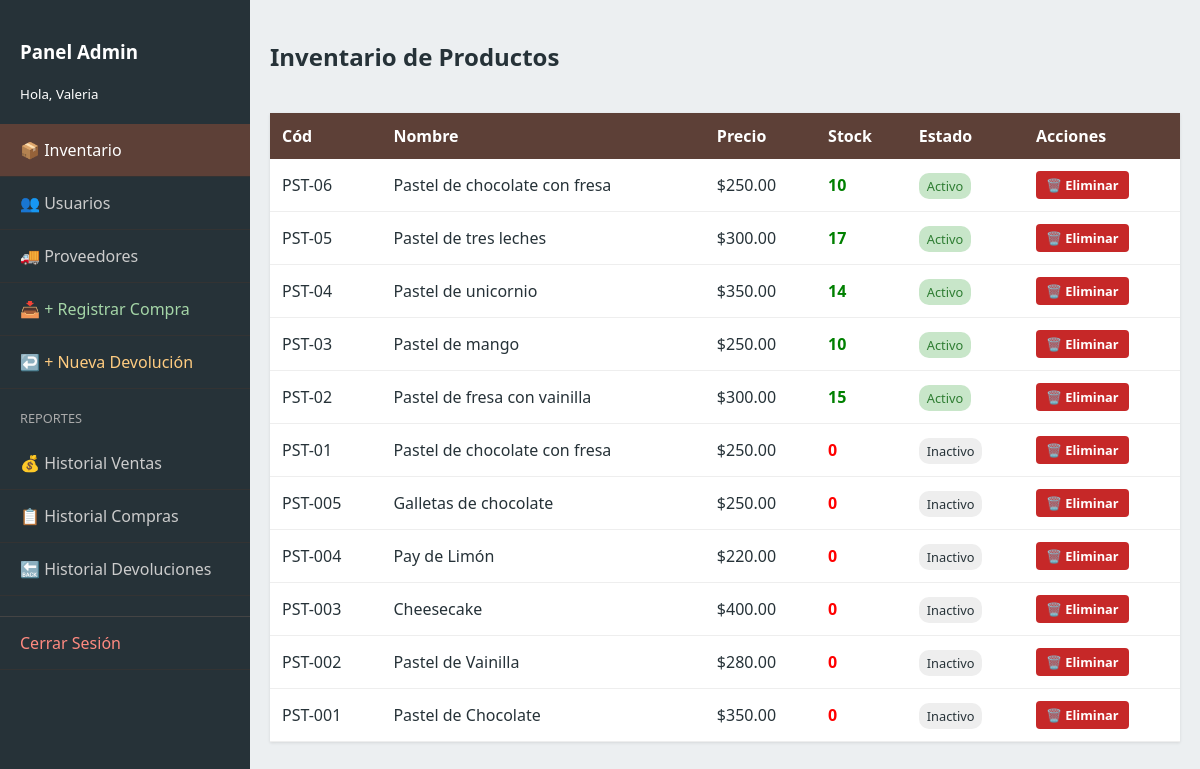
The page /admin.php (signed in) on the database its author committed.
### tables this page shows
CREATE TABLE `items` (
  `id` int(10) UNSIGNED NOT NULL,
  `codigo` varchar(50) NOT NULL,
  `nombre` varchar(150) NOT NULL,
  `descripcion` text DEFAULT NULL,
  `precio` decimal(10,2) NOT NULL,
  `id_proveedor` int(10) UNSIGNED DEFAULT NULL,
  `activo` tinyint(1) NOT NULL DEFAULT 1,
  `creado_en` timestamp NOT NULL DEFAULT current_timestamp(),
  `imagen` varchar(255) DEFAULT 'default.png'
);

### admin.php (the view, shortened to what this page needs)
<?php
require 'db.php';
$sql = "SELECT i.*, IFNULL(e.cantidad, 0) as stock
        FROM items i
        LEFT JOIN existencias e ON i.id = e.id_item
        ORDER BY i.id DESC";
$items = $conn->query($sql);
?>
<!DOCTYPE html>
<html lang="es">
<head>
    <link rel="stylesheet" href="styles.css">
</head>
<body>
    <div class="admin-layout">
        <nav class="sidebar">
            <div style="padding: 20px;">
                <h3>Panel Admin</h3>
                <small>Hola, <?php echo htmlspecialchars($_SESSION['user_name']); ?></small>
            </div>
            <div class="menu">
                <a href="admin.php" class="active">📦 Inventario</a>
                <a href="admin_usuarios.php">👥 Usuarios</a>
                <a href="admin_proveedores.php">🚚 Proveedores</a>
                <a href="admin_compras.php" style="color:#A5D6A7;">📥 + Registrar Compra</a>
                <a href="admin_devoluciones.php" style="color:#FFCC80;">↩️ + Nueva Devolución</a>
                <div style="padding:10px 20px; color:#aaa; font-size:0.8rem; margin-top:10px;">REPORTES</div>
                <a href="admin_reporte_ventas.php">💰 Historial Ventas</a>
                <a href="admin_historial_compras.php">📋 Historial Compras</a>
                <a href="admin_historial_devoluciones.php">🔙 Historial Devoluciones</a>
                <a href="logout.php" style="border-top: 1px solid #444; color: #ff8a80; margin-top:20px;">Cerrar Sesión</a>
            </div>
        </nav>
        <main class="admin-content">
            <div style="display:flex; justify-content:space-between; align-items:center; margin-bottom:20px;">
                <h2>Inventario de Productos</h2>
            </div>
            <table class="admin-table">
                <thead>
                    <tr>
                        <th>Cód</th>
                        <th>Nombre</th>
                        <th>Precio</th>
                        <th>Stock</th>
                        <th>Estado</th>
                        <th>Acciones</th> </tr>
                </thead>
                <tbody>
                    <?php while($row = $items->fetch_assoc()): ?>
                    <tr>
                        <td><?= $row['codigo'] ?></td>
                        <td><?= $row['nombre'] ?></td>
                        <td>$<?= number_format($row['precio'], 2) ?></td>
                        <td style="font-weight:bold; color: <?= $row['stock'] > 0 ? 'green':'red' ?>"><?= $row['stock'] ?></td>
                        <td><?= $row['activo'] ? '<span class="badge badge-active">Activo</span>' : '<span class="badge">Inactivo</span>' ?></td>
                        <td>
                            <a href="backend_delete_product.php?id=<?= $row['id'] ?>"
                               class="btn btn-danger"
                               style="padding: 5px 10px; font-size: 0.8rem;"
                               onclick="return confirm('¿Estás seguro de ELIMINAR este producto?\n\nSe borrará todo su historial de ventas y compras.')">
                               🗑️ Eliminar
                            </a>
                        </td>
                    </tr>
                    <?php endwhile; ?>
                </tbody>
            </table>
        </main>
    </div>
</body>
</html>

### styles.css (style rules this page uses)
:root { --primary: #5D4037; --secondary: #D7CCC8; --accent: #2E7D32; --danger: #C62828; --dark: #263238; --light: #ECEFF1; --white: #ffffff; }
* { box-sizing: border-box; }
body { font-family: 'Segoe UI', sans-serif; background: var(--light); margin: 0; color: var(--dark); }
.btn { border: none; padding: 10px 15px; border-radius: 4px; cursor: pointer; font-weight: bold; color: white; transition: 0.2s; text-decoration: none; display: inline-block; }
.btn-danger { background: var(--danger); }
.badge { padding: 4px 8px; border-radius: 10px; font-size: 0.8rem; background: #eee; }
.badge-active { background: #C8E6C9; color: #2E7D32; }
.admin-layout { display: flex; height: 100vh; overflow: hidden; }
.sidebar { width: 250px; background: var(--dark); color: white; display: flex; flex-direction: column; }
.menu a { display: block; padding: 15px 20px; color: #ccc; text-decoration: none; border-bottom: 1px solid #333; }
.menu a:hover, .menu a.active { background: var(--primary); color: white; }
.admin-content { flex: 1; padding: 20px; overflow-y: auto; }
table.admin-table { width: 100%; border-collapse: collapse; background: white; box-shadow: 0 1px 3px rgba(0,0,0,0.1); }
table.admin-table th { background: var(--primary); color: white; padding: 12px; text-align: left; }
table.admin-table td { padding: 12px; border-bottom: 1px solid #eee; }

### rows shown on the page
items: codigo "PST-06", nombre "Pastel de chocolate con fresa", precio "250.00", stock "10", activo "Activo"
items: codigo "PST-05", nombre "Pastel de tres leches", precio "300.00", stock "17", activo "Activo"
items: codigo "PST-04", nombre "Pastel de unicornio", precio "350.00", stock "14", activo "Activo"
items: codigo "PST-03", nombre "Pastel de mango", precio "250.00", stock "10", activo "Activo"
items: codigo "PST-02", nombre "Pastel de fresa con vainilla", precio "300.00", stock "15", activo "Activo"
items: codigo "PST-01", nombre "Pastel de chocolate con fresa", precio "250.00", stock "0", activo "Inactivo"
items: codigo "PST-005", nombre "Galletas de chocolate", precio "250.00", stock "0", activo "Inactivo"
items: codigo "PST-004", nombre "Pay de Limón", precio "220.00", stock "0", activo "Inactivo"
items: codigo "PST-003", nombre "Cheesecake", precio "400.00", stock "0", activo "Inactivo"
items: codigo "PST-002", nombre "Pastel de Vainilla", precio "280.00", stock "0", activo "Inactivo"
items: codigo "PST-001", nombre "Pastel de Chocolate", precio "350.00", stock "0", activo "Inactivo"

### other values the page prints
$_SESSION['user_name'] "Valeria"
